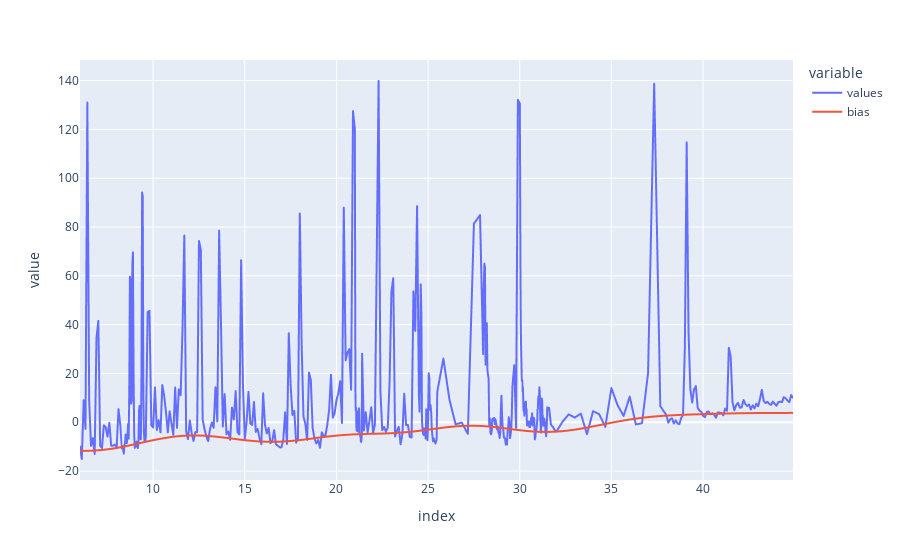

Notebook code for this chart:
### Markdown cell above
Il faut donc calculer en prenant en compte cette periode, pour chaque intervalle. <br>
C'est le but de la fonction `computeBiasByPart` et `computeBiasByPart`. C'est la seconde qui fonctionne le mieux d'après des tests. La première peut indroduire des problèmes de continuité.

### Code cell
bias2 = tools.computeBiasWithResample(newdf).iloc[tools.PADDING:-tools.PADDING]
newdf['bias'] = tools.resizeBias(newdf, bias2)
newdf.plot()

### Figure 1 — Plotly figure (JSON) as saved in the notebook; plotly's stock layout.template omitted (floating-point values rounded to 4 significant figures; data arrays with more than 128 entries replaced by an {"elided": "..."} marker saying what was removed)
{"data": [{"hovertemplate": "variable=values<br>index=%{x}<br>value=%{y}<extra></extra>", "legendgroup": "values", "line": {"color": "#636efa", "dash": "solid"}, "mode": "lines", "name": "values", "showlegend": true, "type": "scattergl", "x": {"elided": "504 float values"}, "xaxis": "x", "y": {"elided": "504 float values"}, "yaxis": "y"}, {"hovertemplate": "variable=bias<br>index=%{x}<br>value=%{y}<extra></extra>", "legendgroup": "bias", "line": {"color": "#EF553B", "dash": "solid"}, "mode": "lines", "name": "bias", "showlegend": true, "type": "scattergl", "x": {"elided": "504 float values"}, "xaxis": "x", "y": {"elided": "504 float values"}, "yaxis": "y"}], "layout": {"legend": {"title": {"text": "variable"}, "tracegroupgap": 0}, "margin": {"t": 60}, "xaxis": {"anchor": "y", "domain": [0, 1], "title": {"text": "index"}}, "yaxis": {"anchor": "x", "domain": [0, 1], "title": {"text": "value"}}}}
